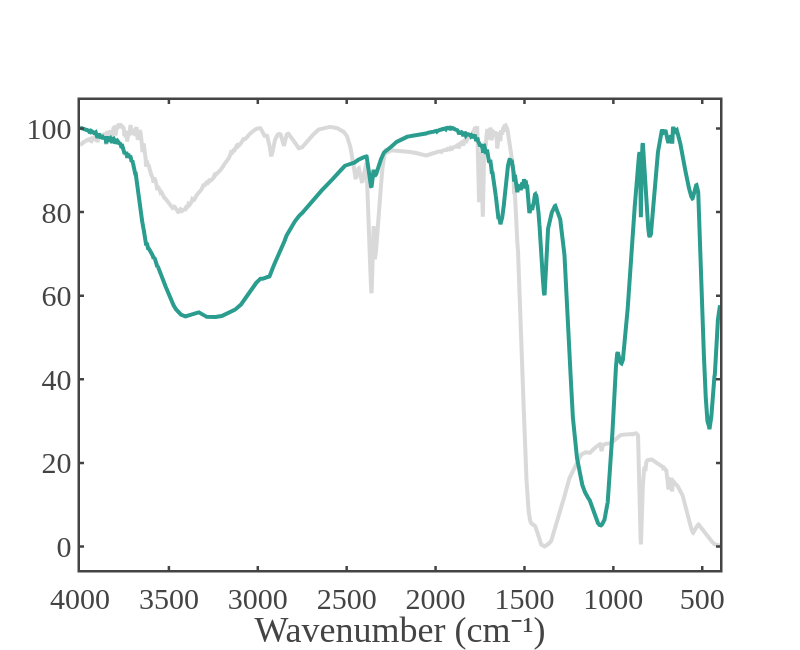

Here is the notebook cell this chart was saved with:
### Code cell
import numpy as np
import pandas as pd
import plotly.graph_objects as go
import plotly.io as pio
import os

# ============================================================
# --- File paths ---
# ============================================================
sample_file = r"D:\Atanu\NaBiF4_PL_analysis\NaBiF4_PL_analysis\NaBiF4_PL_analysis\FTIR\Atanu_doped sample.tsv"
ref_file = r"D:\Atanu\NaBiF4_PL_analysis\NaBiF4_PL_analysis\NaBiF4_PL_analysis\FTIR\Atanu_ref.tsv"

# ============================================================
# --- Load TSV Data ---
# Assumes 2 columns: Wavenumber  Intensity/Absorbance
# ============================================================
def load_tsv(path):
    df = pd.read_csv(path, sep='\t', header=None)
    x = df.iloc[:, 0].values   # Wavenumber (cm⁻¹)
    y = df.iloc[:, 1].values   # Intensity / Transmittance / Absorbance
    return x, y

wn_sample, I_sample = load_tsv(sample_file)
wn_ref, I_ref = load_tsv(ref_file)

# ============================================================
# --- Custom Plotly Template ---
# ============================================================
fig_template = go.layout.Template()
fig_template.layout = {
    'template': 'simple_white+presentation',
    'autosize': False,
    'width': 800,
    'height': 600,
    'xaxis': {
        'ticks': 'inside',
        'mirror': 'ticks',
        'linewidth': 2.5,
        'tickwidth': 2.5,
        'ticklen': 4,
        'showline': True,
        'showgrid': False,
        'zerolinecolor': 'white',
    },
    'yaxis': {
        'ticks': 'inside',
        'mirror': 'ticks',
        'linewidth': 2.5,
        'tickwidth': 2.5,
        'ticklen': 4,
        'showline': True,
        'showgrid': False,
        'zerolinecolor': 'white',
    },
    'font': {
        'family': 'mathjax',
        'size': 30,
    }
}

# ===========================================================
# --- Plot ---
# ===========================================================
fig = go.Figure()



fig.add_trace(go.Scatter(
    x=wn_ref, y=I_ref,
    mode='lines',
    name='Reference',
    line=dict(width=4, color='rgba(180,180,180,0.5)'),
    showlegend=False
))


fig.add_trace(go.Scatter(
    x=wn_sample, y=I_sample,
    mode='lines',
    name='NaBiF4 Doped Sample',
    line=dict(width=4, color='#2a9d8f'),
    showlegend=False
))


# ===========================================================
# --- Layout Settings ---
# ===========================================================
fig.update_layout(
    template=fig_template,
    width=800,
    height=650,
    xaxis_title="Wavenumber (cm⁻¹)",
    # yaxis_title="Transmittance (%)",
    xaxis=dict(autorange="reversed"),   # FTIR convention
)

fig.show()

# ============================================================
# --- Save figure ---
# ============================================================
output_fig_folder = r"D:\Atanu\NaBiF4_PL_analysis\NaBiF4_PL_analysis\NaBiF4_PL_analysis\figures in paper"
os.makedirs(output_fig_folder, exist_ok=True)

out_path = os.path.join(output_fig_folder, "FTIR_comparison.png")
pio.write_image(fig, out_path, scale=4)

print("Saved figure:", out_path)

### Figure 1 — Plotly figure (JSON) as saved in the notebook; plotly's stock layout.template omitted (floating-point values rounded to 4 significant figures; data arrays with more than 128 entries replaced by an {"elided": "..."} marker saying what was removed)
{"data": [{"line": {"color": "rgba(180,180,180,0.5)", "width": 4}, "mode": "lines", "name": "Reference", "showlegend": false, "type": "scatter", "x": {"elided": "7469 str values"}, "y": {"elided": "7469 str values"}}, {"line": {"color": "#2a9d8f", "width": 4}, "mode": "lines", "name": "NaBiF4 Doped Sample", "showlegend": false, "type": "scatter", "x": {"elided": "7469 str values"}, "y": {"elided": "7469 str values"}}], "layout": {"height": 650, "width": 800, "xaxis": {"autorange": true, "range": [4000.0, 400.2], "title": {"text": "Wavenumber (cm⁻¹)"}, "type": "linear"}, "yaxis": {"autorange": true, "range": [-5.592, 106.8], "type": "linear"}}}
